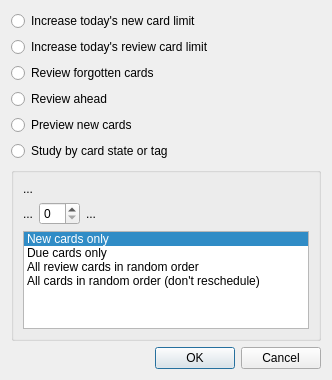
<?xml version="1.0" encoding="UTF-8"?>
<ui version="4.0">
 <class>Dialog</class>
 <widget class="QDialog" name="Dialog">
  <property name="geometry">
   <rect>
    <x>0</x>
    <y>0</y>
    <width>332</width>
    <height>380</height>
   </rect>
  </property>
  <property name="windowTitle">
   <string>Custom Study</string>
  </property>
  <property name="styleSheet">
   <string notr="true">background:url(:/icons/Mainwindow_bg.jpg)</string>
  </property>
  <layout class="QVBoxLayout" name="verticalLayout">
   <item>
    <layout class="QGridLayout" name="gridLayout">
     <item row="3" column="0">
      <widget class="QRadioButton" name="radio4">
       <property name="text">
        <string>Review ahead</string>
       </property>
      </widget>
     </item>
     <item row="2" column="0">
      <widget class="QRadioButton" name="radio3">
       <property name="text">
        <string>Review forgotten cards</string>
       </property>
      </widget>
     </item>
     <item row="0" column="0">
      <widget class="QRadioButton" name="radio1">
       <property name="text">
        <string>Increase today's new card limit</string>
       </property>
      </widget>
     </item>
     <item row="1" column="0">
      <widget class="QRadioButton" name="radio2">
       <property name="text">
        <string>Increase today's review card limit</string>
       </property>
      </widget>
     </item>
     <item row="5" column="0">
      <widget class="QRadioButton" name="radio6">
       <property name="text">
        <string>Study by card state or tag</string>
       </property>
      </widget>
     </item>
     <item row="4" column="0">
      <widget class="QRadioButton" name="radio5">
       <property name="text">
        <string>Preview new cards</string>
       </property>
      </widget>
     </item>
    </layout>
   </item>
   <item>
    <widget class="QGroupBox" name="groupBox">
     <property name="styleSheet">
      <string notr="true">background:url(:/icons/Mainwindow_bg.jpg)</string>
     </property>
     <property name="title">
      <string/>
     </property>
     <layout class="QVBoxLayout" name="verticalLayout_2">
      <item>
       <widget class="QLabel" name="title">
        <property name="text">
         <string notr="true">...</string>
        </property>
       </widget>
      </item>
      <item>
       <layout class="QHBoxLayout" name="horizontalLayout">
        <item>
         <widget class="QLabel" name="preSpin">
          <property name="text">
           <string notr="true">...</string>
          </property>
         </widget>
        </item>
        <item>
         <widget class="QSpinBox" name="spin"/>
        </item>
        <item>
         <widget class="QLabel" name="postSpin">
          <property name="text">
           <string notr="true">...</string>
          </property>
         </widget>
        </item>
        <item>
         <spacer name="horizontalSpacer_2">
          <property name="orientation">
           <enum>Qt::Horizontal</enum>
          </property>
          <property name="sizeHint" stdset="0">
           <size>
            <width>40</width>
            <height>20</height>
           </size>
          </property>
         </spacer>
        </item>
       </layout>
      </item>
      <item>
       <widget class="QListWidget" name="cardType">
        <property name="currentRow">
         <number>0</number>
        </property>
        <item>
         <property name="text">
          <string>New cards only</string>
         </property>
        </item>
        <item>
         <property name="text">
          <string>Due cards only</string>
         </property>
        </item>
        <item>
         <property name="text">
          <string>All review cards in random order</string>
         </property>
        </item>
        <item>
         <property name="text">
          <string>All cards in random order (don't reschedule)</string>
         </property>
        </item>
       </widget>
      </item>
     </layout>
    </widget>
   </item>
   <item>
    <spacer name="verticalSpacer_2">
     <property name="orientation">
      <enum>Qt::Vertical</enum>
     </property>
     <property name="sizeHint" stdset="0">
      <size>
       <width>20</width>
       <height>40</height>
      </size>
     </property>
    </spacer>
   </item>
   <item>
    <widget class="QDialogButtonBox" name="buttonBox">
     <property name="orientation">
      <enum>Qt::Horizontal</enum>
     </property>
     <property name="standardButtons">
      <set>QDialogButtonBox::Cancel|QDialogButtonBox::Ok</set>
     </property>
    </widget>
   </item>
  </layout>
 </widget>
 <tabstops>
  <tabstop>radio1</tabstop>
  <tabstop>radio2</tabstop>
  <tabstop>radio3</tabstop>
  <tabstop>radio4</tabstop>
  <tabstop>radio6</tabstop>
  <tabstop>spin</tabstop>
  <tabstop>buttonBox</tabstop>
 </tabstops>
 <resources/>
 <connections>
  <connection>
   <sender>buttonBox</sender>
   <signal>accepted()</signal>
   <receiver>Dialog</receiver>
   <slot>accept()</slot>
   <hints>
    <hint type="sourcelabel">
     <x>248</x>
     <y>254</y>
    </hint>
    <hint type="destinationlabel">
     <x>157</x>
     <y>274</y>
    </hint>
   </hints>
  </connection>
  <connection>
   <sender>buttonBox</sender>
   <signal>rejected()</signal>
   <receiver>Dialog</receiver>
   <slot>reject()</slot>
   <hints>
    <hint type="sourcelabel">
     <x>316</x>
     <y>260</y>
    </hint>
    <hint type="destinationlabel">
     <x>286</x>
     <y>274</y>
    </hint>
   </hints>
  </connection>
 </connections>
</ui>
